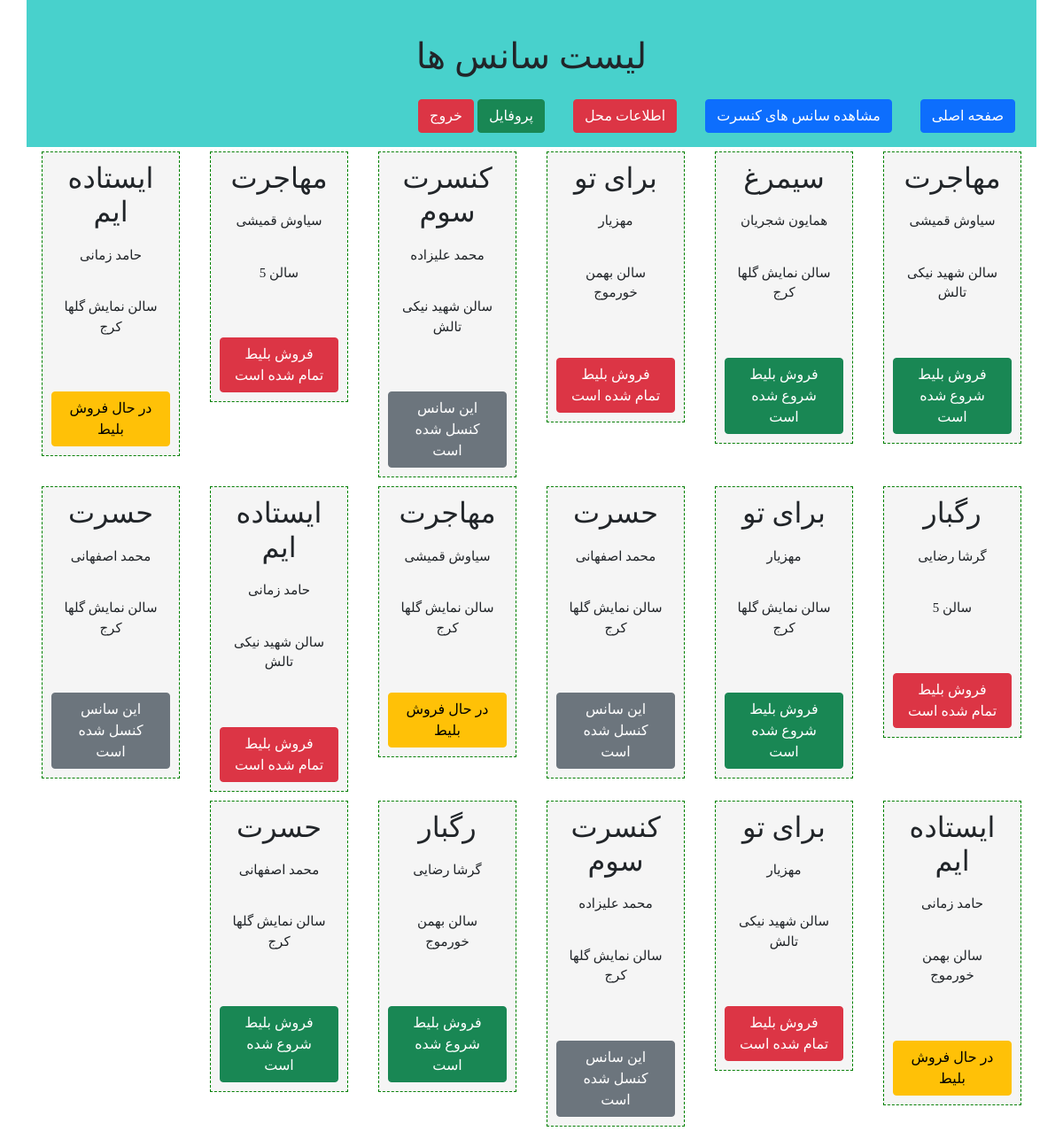
Screenshot of /ticketSales/time/list (signed in) with the database file from the repository.
### ticketSales/models.py (models this page shows, shortened)
class timeModel(models.Model):
  class Meta:
    verbose_name='سانس'
    verbose_name_plural='سانس'
  concertModel = models.ForeignKey("concertModel",on_delete=models.PROTECT,verbose_name='کنسرت')
  locationModel = models.ForeignKey("locationModel",on_delete=models.PROTECT,verbose_name='مکان')
  StartDateTime = models.DateTimeField(verbose_name='زمان شروع')
  Seats = models.IntegerField(verbose_name='صندلی')
  Start = 1
  End = 2
  Cancel = 3
  Sales = 4
  status_choices = ((Start,"فروش بلیط شروع شده است"),(End,"فروش بلیط تمام شده است"),(Cancel,"این سانس کنسل شده است"),(Sales,"در حال فروش  بلیط"),)
  Status = models.IntegerField(choices=status_choices,verbose_name='وضعیت')
  def get_jalali_date(self):
    return datetime2jalali(self.StartDateTime)

class concertModel(models.Model):
  class Meta:
    verbose_name='کنسرت'
    verbose_name_plural='کنسرت'
  Name=models.CharField(max_length=100,verbose_name='نام کنسرت')
  SingerName=models.CharField(max_length=100,verbose_name='خواننده')
  length=models.IntegerField(verbose_name='طول')
  Poster=models.ImageField(upload_to="concertImages/",null=True,verbose_name='پوستر')

class locationModel(models.Model):
  class Meta:
    verbose_name='محل برگزاری'
    verbose_name_plural='محل برگزاری'
  IdNumber = models.IntegerField(primary_key=True,verbose_name='شناسه')
  Name=models.CharField(max_length=100,verbose_name='نام')
  Address=models.CharField(max_length=500,default='تهران برج میلاد',verbose_name='آدرس')
  Phone=models.CharField(max_length=11,verbose_name='شماره تلفن')
  capacity=models.IntegerField(verbose_name='ظرفیت')

### ticketSales/views.py (the view)
# urls.py: path('time/list',views.timeView),
@login_required
def timeView(request):
    times = timeModel.objects.all()
    context = {
      "timeList":times,
    }
    return render(request,"ticketSales/timeList.html",context)

### ticketSales/templates/ticketSales/timeList.html
{% extends "ticketSales/layout.html" %}
{% block titlepage %}
  لیست سانس ها
{% endblock %}
{% block mainContent %}
  {% if timeList %}
    {% for time in timeList %}
      <div class="col-md-2">
        <a>
          <div class="timeBox">
            <h2>{{ time.concertModel.Name }}</h2>
            <p>{{time.concertModel.SingerName}}</p>
            <p>{{time.locationModel.Name}}</p>
            <p>{{time.get_jalali_date}}</p>
            <div
            class="
            {% if time.Status == time.Start %}
              btn btn-success
            {% elif time.Status == time.End %}
              btn btn-danger
            {% elif time.Status == time.Cancel %}
              btn btn-secondary
            {% elif time.Status == time.Sales %}
              btn btn-warning
            {% endif %}
            ">
              {{time.get_Status_display}}
            </div>
          </div>
        </a>
      </div>
    {% endfor %}
  {% endif %}
{% endblock %}

### ticketSales/static/ticketSales/css/style.css (style rules this page uses)
body { font-family: Vazir; }
.imageBox, .timeBox { margin: 5px; background-color: whitesmoke; text-align: center; font-size: 15px; border: 1px dashed green; padding: 10px; }
.timeBox { margin: 5px; background-color: whitesmoke; font-size: 15px; border: 1px dashed green; padding: 10px; text-align: center; }
p { padding: 10px; }

### rows the page displays
timeModel: concertModel.Name "مهاجرت", concertModel.SingerName "سیاوش قمیشی", locationModel.Name "سالن شهید نیکی تالش", Status "فروش بلیط شروع شده است"
timeModel: concertModel.Name "سیمرغ", concertModel.SingerName "همایون شجریان", locationModel.Name "سالن نمایش گلها کرج", Status "فروش بلیط شروع شده است"
timeModel: concertModel.Name "برای تو", concertModel.SingerName "مهزیار", locationModel.Name "سالن بهمن خورموج", Status "فروش بلیط تمام شده است"
timeModel: concertModel.Name "کنسرت سوم", concertModel.SingerName "محمد علیزاده", locationModel.Name "سالن شهید نیکی تالش", Status "این سانس کنسل شده است"
timeModel: concertModel.Name "مهاجرت", concertModel.SingerName "سیاوش قمیشی", locationModel.Name "سالن 5", Status "فروش بلیط تمام شده است"
timeModel: concertModel.Name "ایستاده ایم", concertModel.SingerName "حامد زمانی", locationModel.Name "سالن نمایش گلها کرج", Status "در حال فروش بلیط"
timeModel: concertModel.Name "رگبار", concertModel.SingerName "گرشا رضایی", locationModel.Name "سالن 5", Status "فروش بلیط تمام شده است"
timeModel: concertModel.Name "برای تو", concertModel.SingerName "مهزیار", locationModel.Name "سالن نمایش گلها کرج", Status "فروش بلیط شروع شده است"
timeModel: concertModel.Name "حسرت", concertModel.SingerName "محمد اصفهانی", locationModel.Name "سالن نمایش گلها کرج", Status "این سانس کنسل شده است"
timeModel: concertModel.Name "مهاجرت", concertModel.SingerName "سیاوش قمیشی", locationModel.Name "سالن نمایش گلها کرج", Status "در حال فروش بلیط"
timeModel: concertModel.Name "ایستاده ایم", concertModel.SingerName "حامد زمانی", locationModel.Name "سالن شهید نیکی تالش", Status "فروش بلیط تمام شده است"
timeModel: concertModel.Name "حسرت", concertModel.SingerName "محمد اصفهانی", locationModel.Name "سالن نمایش گلها کرج", Status "این سانس کنسل شده است"
timeModel: concertModel.Name "ایستاده ایم", concertModel.SingerName "حامد زمانی", locationModel.Name "سالن بهمن خورموج", Status "در حال فروش بلیط"
timeModel: concertModel.Name "برای تو", concertModel.SingerName "مهزیار", locationModel.Name "سالن شهید نیکی تالش", Status "فروش بلیط تمام شده است"
timeModel: concertModel.Name "کنسرت سوم", concertModel.SingerName "محمد علیزاده", locationModel.Name "سالن نمایش گلها کرج", Status "این سانس کنسل شده است"
timeModel: concertModel.Name "رگبار", concertModel.SingerName "گرشا رضایی", locationModel.Name "سالن بهمن خورموج", Status "فروش بلیط شروع شده است"
timeModel: concertModel.Name "حسرت", concertModel.SingerName "محمد اصفهانی", locationModel.Name "سالن نمایش گلها کرج", Status "فروش بلیط شروع شده است"
